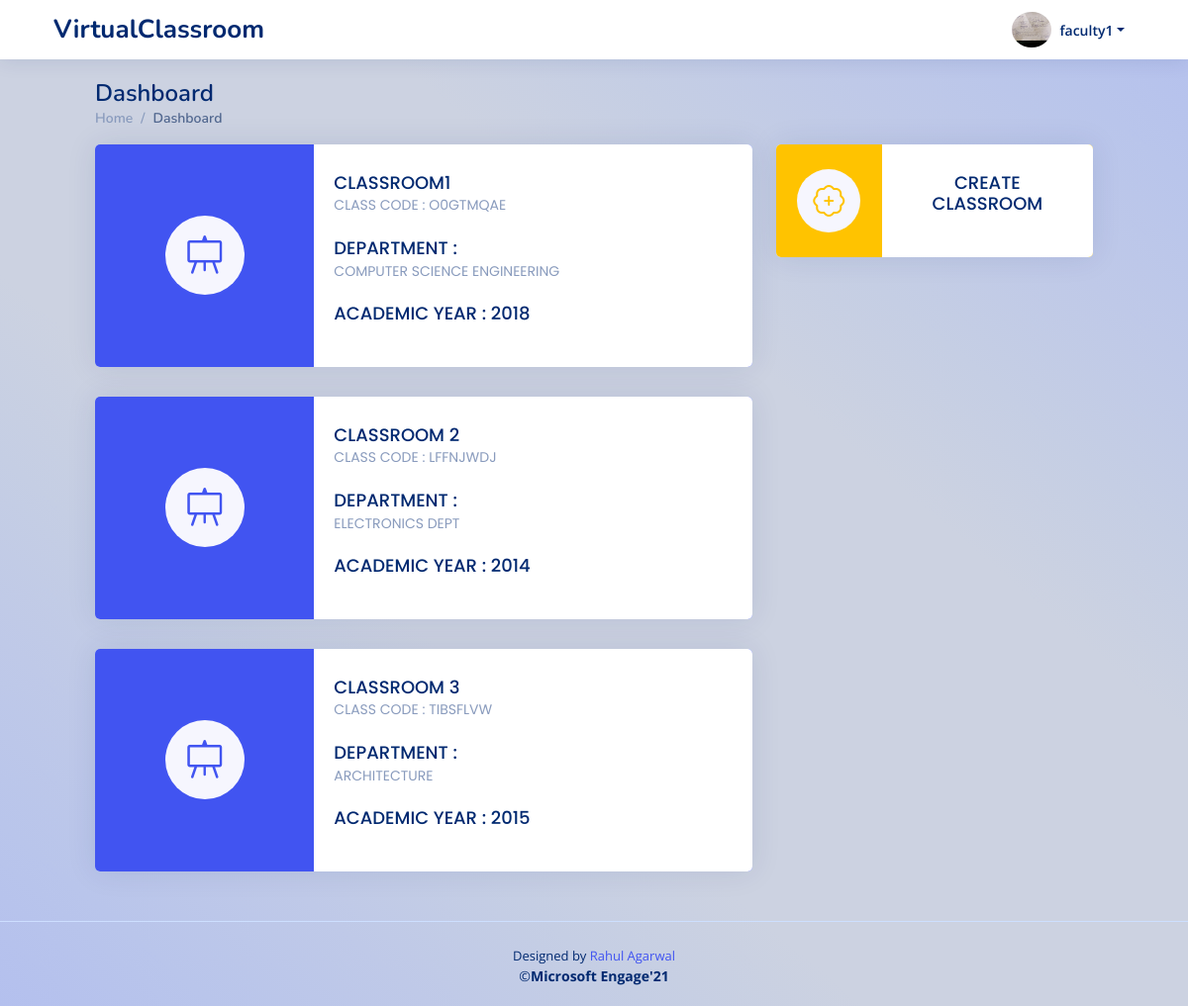
The page /faculty_dashboard/ (signed in) on the database as committed earlier.
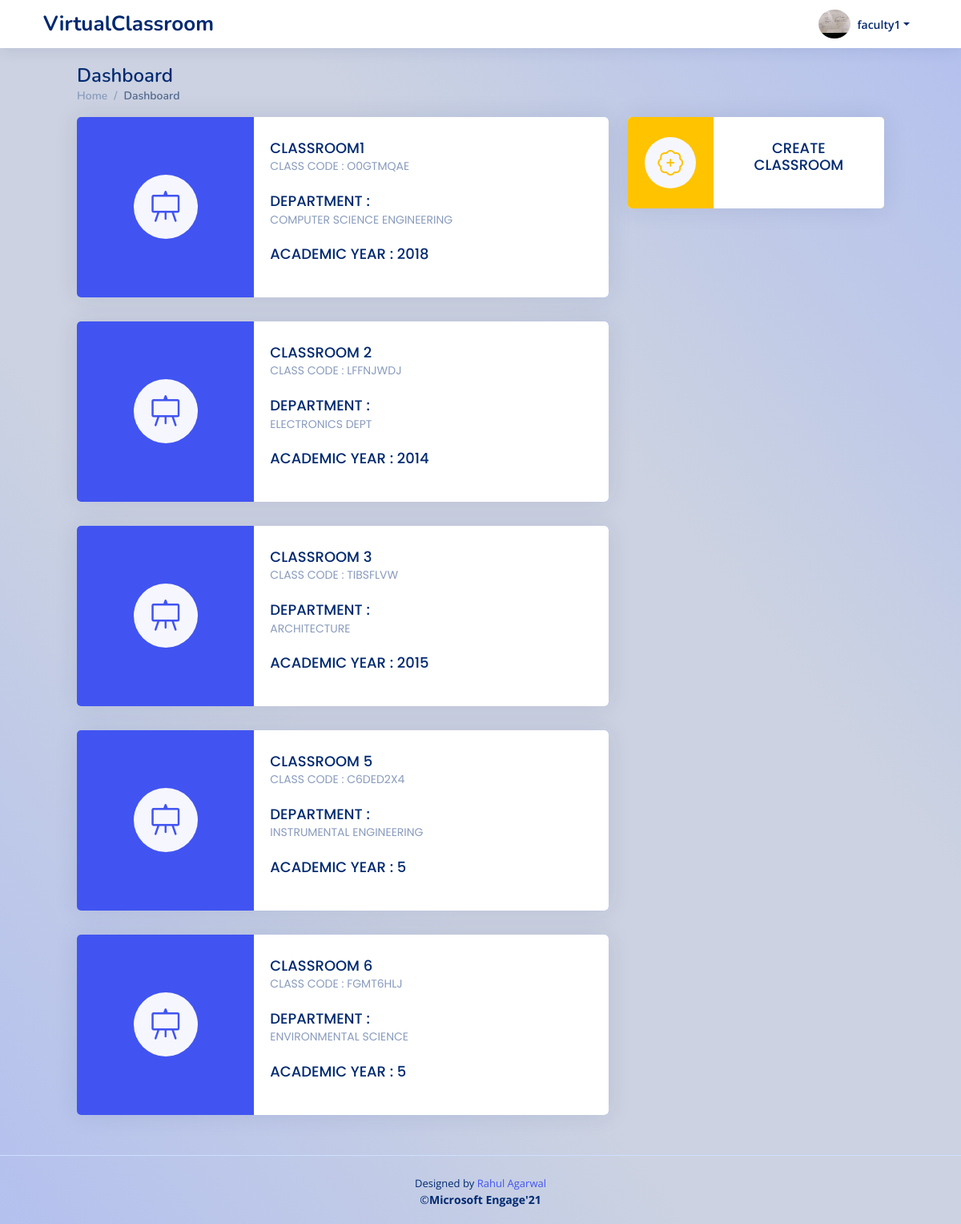
The same page on the database as committed later.
### myapp/models.py (models this page shows, shortened)
class ClassRoom(models.Model):
    classId = models.CharField(max_length=10,primary_key=True)
    classname = models.CharField(max_length=50,null=False)
    classDepartment = models.CharField(max_length=50,null=False)
    academicYear = models.CharField(max_length=2,null=False)
    classLink = models.TextField(blank=False,null=True)
    classFacultyID = models.ForeignKey(FacultyDetails,on_delete=models.CASCADE)
    classFacultyName = models.CharField(max_length=100,null=False)
    classTimeTable = models.TextField(blank=True,null=True,default="")
    classCreationTime = models.DateTimeField(default=datetime.now,null=True)

### myapp/views.py (the view, shortened to what this page needs)
# urls.py: path('faculty_dashboard/',views.facultyDashboard,name='facultyDashboard'),
@login_required
def facultyDashboard(request):
    if request.user.is_active and request.user.is_staff and not request.user.is_superuser:
        user=request.user
        faculty = FacultyDetails.objects.get(facultyId = user.id)
        classRooms = ClassRoom.objects.filter(classFacultyID=faculty.id)
        unique_id=faculty.facultyId
        context={
            'classRooms' : classRooms,
            'userDetails' : faculty
        }
        return render(request,'faculty/facultyDashboard.html',context)
    else:
        return redirect('facultyLogin')

### myapp/templates/faculty/facultyDashboard.html (shortened to what this page needs)
{% extends 'base.html' %}
{% block content %}
  <header id="header" class="header fixed-top d-flex align-items-center px-5">
    <div class="d-flex align-items-center justify-content-between">
      <a href="{% url 'facultyDashboard'%}" class="logo d-flex align-items-center">
        <span class="d-lg-block">VirtualClassroom</span>
      </a>
    </div>
    <nav class="header-nav ms-auto">
      <ul class="d-flex align-items-center">
        <li class="nav-item dropdown pe-3">
          <a class="nav-link nav-profile d-flex align-items-center pe-0" href="#" data-bs-toggle="dropdown">
            <img src="{{ userDetails.facultyPic.url }}" alt="Profile" class="rounded-circle" style="width:40px;">
            <span class="d-none d-md-block dropdown-toggle ps-2">{{user.first_name}}{{user.last_name}}</span>
          </a>
        </li>
      </ul>
    </nav>
  </header>
  <main id="main" class="main mx-lg-5 px-lg-5" >
    <div class="pagetitle">
      <h1>Dashboard</h1>
      <nav>
        <ol class="breadcrumb">
          <li class="breadcrumb-item"><a href="index.html">Home</a></li>
          <li class="breadcrumb-item active">Dashboard</li>
        </ol>
      </nav>
    </div>
    <section class="section dashboard">
      <div class="row">
        <div class="col-lg-8">
          <div class="row">
              {% if classRooms %}
                {% for class in classRooms%}
                    <div class="col-xxl-6 col-lg-12">
                      <a href="{% url 'facultySubject' class.pk %}">
                        <div class="card info-card sales-card pb-0">
                         <div class="row g-0" style="background: #4154f1">
                           <div class="col-md-4 align-self-center ">
                             <div class="card-icon rounded-circle d-flex align-items-center justify-content-center mx-auto" style="height: 5rem; width:5rem;">
                               <i class="bi bi-easel" style="font-size: 2.5rem;"></i>
                             </div>
                           </div>
                           <div class="col-md-8 bg-white">
                             <div class="card-body my-1  mt-2 mb-0">
                               <h5 class="card-title" style="text-transform: uppercase;">{{class.classname | truncatechars:20}} <br><span>Class Code : {{class.pk}}</span></h5>
                               <h5 class="card-title pt-0" style="text-transform: uppercase;">DEPARTMENT : <br><span>{{class.classDepartment | truncatechars:28}}</span></h5>
                               <h5 class="card-title pt-0" style="text-transform: uppercase;">ACADEMIC YEAR : {{class.academicYear | truncatechars:15}}</h5>
                             </div>
                           </div>
                         </div>
                       </div>
                      </a>
                  </div>
                {% endfor %}
              {% else %}
                <div class="container">
                  <h3>No ClassRoom Created By You!</h3>
                </div>
              {% endif %}
          </div>
        </div>
        <div class="col-lg-4">
          <div class="col-xxl-10 col-xl-12">
            <a href="{% url 'facultyClassCreate' %}">
              <div class="card info-card sales-card pb-0">
               <div class="row g-0" style="background: #FFC300">
                 <div class="col-md-4 align-self-center ">
                   <div class="card-icon rounded-circle d-flex align-items-center justify-content-center mx-auto">
                     <i class="bi bi-patch-plus" style="color: #FFC300"  ></i>
                   </div>
                 </div>
                 <div class="col-md-8 bg-white">
                   <div class="card-body my-1  mt-2 mb-0">
                     <h5 class="card-title text-center ">CREATE <br>CLASSROOM</h5>
                   </div>
                 </div>
               </div>
             </div>
            </a>
          </div>
        </div>
      </div>
    </section>
  </main>
  {% include 'partials/_footer.html'%}
{% endblock %}

Rows that differ between the two databases and show on the page:
added ClassRoom: classname "CLASSROOM 5", pk "C6DED2X4", classDepartment "INSTRUMENTAL ENGINEERING", academicYear "5"
added ClassRoom: classname "CLASSROOM 6", pk "FGMT6HLJ", classDepartment "ENVIRONMENTAL SCIENCE", academicYear "5"
